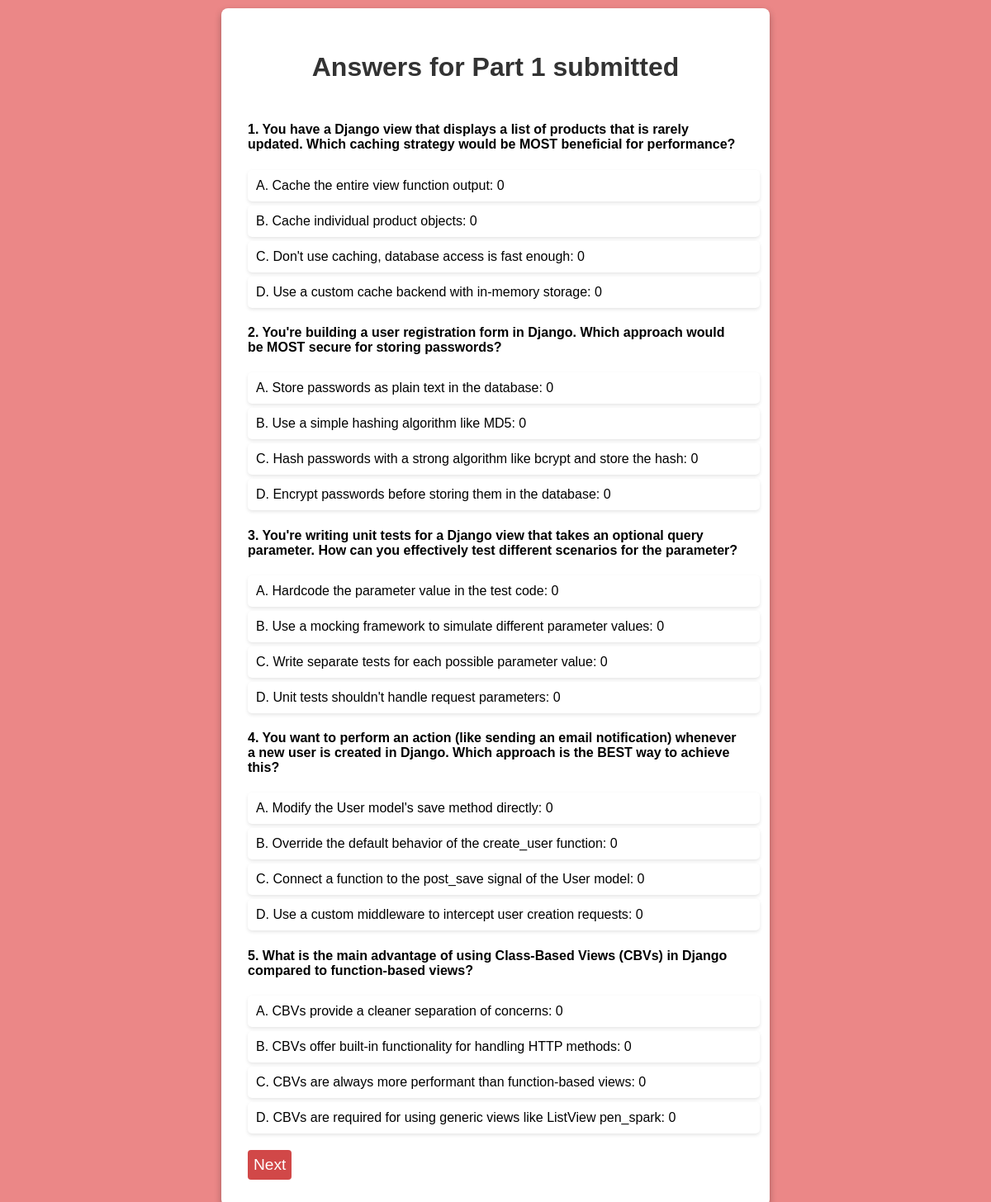
Screenshot of /polls/thank_you/ with the database file from the repository.
### polls/models.py (models this page shows, shortened)
class Question(models.Model):
  question_text = models.CharField(max_length=200)
  pub_date = models.DateTimeField('date published')

class Choice(models.Model):
  question = models.ForeignKey(Question, on_delete=models.CASCADE)
  choice_text = models.CharField(max_length=200)
  votes = models.IntegerField(default=0)

### polls/views.py (the view)
# urls.py: path('thank_you/', views.thank_you, name='thank_you'),
def thank_you(request):
    questions = Question.objects.all()[:5]
    responses_summary = []
    for question in questions:
        choices = question.choice_set.all()
        response_count = {}
        max_count = 0
        most_selected_choice_text = ''
        for choice in choices:
            count = Responses.objects.filter(question=question, choice=choice).count()
            response_count[choice.choice_text] = count
            if count > max_count:
                max_count = count
                most_selected_choice_text = choice.choice_text
        responses_summary.append({
            'question': question,
            'response_count': response_count,
            'most_selected_choice_text': most_selected_choice_text
        })
    return render(request, 'polls/thank_you.html', {'responses_summary': responses_summary})

### polls/templates/polls/thank_you.html (shortened to what this page needs)
{% load static %}
<!DOCTYPE html>
<html>
<head>
    <link rel="stylesheet" type="text/css" href="{% static 'styles_thankyou.css' %}">
</head>
<body>
    <div class="container">
        <h1>Answers for Part 1 submitted</h1>
        {% for response_summary in responses_summary %}
            <div class="question-summary">
                <h4>{{ response_summary.question.question_text }}</h4>
                <ul>
                    {% for choice_text, count in response_summary.response_count.items %}
                        {% if choice_text == response_summary.most_selected_choice_text %}
                            <li class="most-selected">{{ choice_text }}: {{ count }}</li>
                        {% else %}
                            <li>{{ choice_text }}: {{ count }}</li>
                        {% endif %}
                    {% endfor %}
                </ul>
            </div>
        {% endfor %}
        <button onclick="window.location.href='{% url 'polls:questions2' %}'">Next</button>
    </div>
</body>
</html>

### polls/static/styles_thankyou.css (style rules this page uses)
body { font-family: 'Arial', sans-serif; background-color: #eb8787; margin: 0; padding: 0; display: flex; justify-content: center; align-items: center; }
.container { background: #fff; padding: 2em; border-radius: 8px; box-shadow: 0 4px 8px rgba(0, 0, 0, 0.3); max-width: 600px; width: 100%; margin: 10px; }
h1 { text-align: center; color: #333; margin-bottom: 1.5em; }
.question-summary { margin-bottom: 20px; }
ul { list-style-type: none; padding: 0; }
li { background: #fff; margin: 5px 0; padding: 10px; border-radius: 5px; box-shadow: 0 2px 4px rgba(0, 0, 0, 0.1); transition: background 0.3s; display: block; text-align: left; width: 100%; }
button { display:block; background-color: #d14848; padding: 7px; color: #fff; border: none; border-radius: 4px; font-size: 1.2em; cursor: pointer; transition: background-color 0.3s ease; }

### rows the page displays
Question: question.question_text "1. You have a Django view that displays a list of products that is rarely updated. Which caching strategy would be MOST beneficial for performance?", response_count "0" "0" "0" "0"
Choice: response_count "A. Cache the entire view function output"
Choice: response_count "B. Cache individual product objects"
Choice: response_count "C. Don't use caching, database access is fast enough"
Choice: response_count "D. Use a custom cache backend with in-memory storage"
Question: question.question_text "2. You're building a user registration form in Django. Which approach would be MOST secure for storing passwords?", response_count "0" "0" "0" "0"
Choice: response_count "A. Store passwords as plain text in the database"
Choice: response_count "B. Use a simple hashing algorithm like MD5"
Choice: response_count "C. Hash passwords with a strong algorithm like bcrypt and store the hash"
Choice: response_count "D. Encrypt passwords before storing them in the database"
Question: question.question_text "3. You're writing unit tests for a Django view that takes an optional query parameter. How can you effectively test different scenarios for the parameter?", response_count "0" "0" "0" "0"
Choice: response_count "A. Hardcode the parameter value in the test code"
Choice: response_count "B. Use a mocking framework to simulate different parameter values"
Choice: response_count "C. Write separate tests for each possible parameter value"
Choice: response_count "D. Unit tests shouldn't handle request parameters"
Question: question.question_text "4. You want to perform an action (like sending an email notification) whenever a new user is created in Django. Which approach is the BEST way to achieve this?", response_count "0" "0" "0" "0"
Choice: response_count "A. Modify the User model's save method directly"
Choice: response_count "B. Override the default behavior of the create_user function"
Choice: response_count "C. Connect a function to the post_save signal of the User model"
Choice: response_count "D. Use a custom middleware to intercept user creation requests"
Question: question.question_text "5. What is the main advantage of using Class-Based Views (CBVs) in Django compared to function-based views?", response_count "0" "0" "0" "0"
Choice: response_count "A. CBVs provide a cleaner separation of concerns"
Choice: response_count "B. CBVs offer built-in functionality for handling HTTP methods"
Choice: response_count "C. CBVs are always more performant than function-based views"
Choice: response_count "D. CBVs are required for using generic views like ListView pen_spark"
